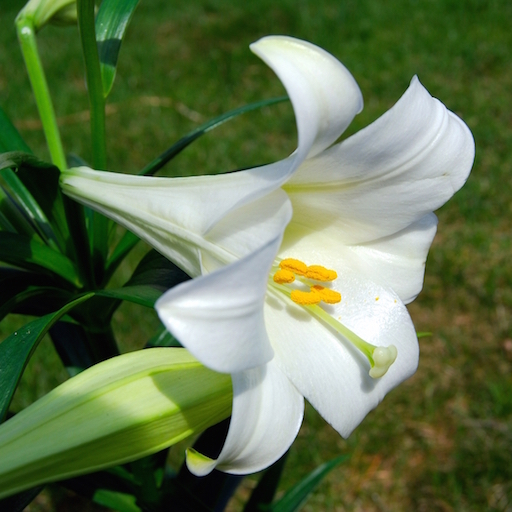
#> input picture 数据分析/da_data/lily.jpg, 512 x 512 px
$ python demo05_svd.py   (older library calls are emulated)
#> lines starting #> are read from the running program, lines starting #| are printed output that depends on the picture
# coding=utf-8
'''
提取图片特征值
'''
import numpy as np
import scipy.misc as sm
import matplotlib.pyplot as mp
#True:提取图片亮度矩阵   二维
#False:提取图片颜色矩阵  三维
img=sm.imread('../da_data/lily.jpg',True)
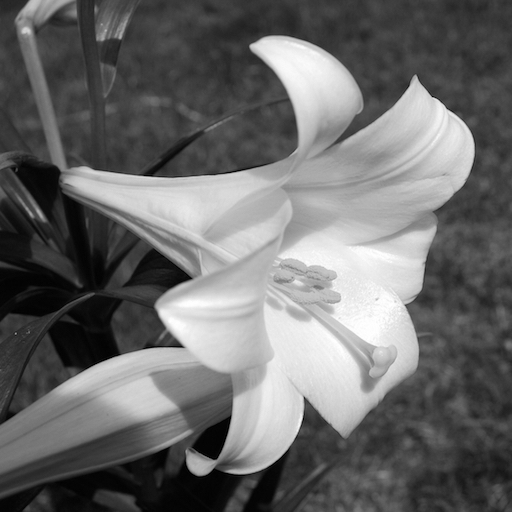
#> img: shape (512, 512) float32; min 0, max 255, mean 106.7
print(type(img),img.shape,img.dtype)
#| <class 'numpy.ndarray'> (512, 512) float32
print(img[0,0])
#| 36.742
vals,vecs = np.linalg.eig(img)
vals[50:]=0
img2 = np.mat(vecs)*np.diag(vals)*np.mat(vecs).I
img2=img2.real
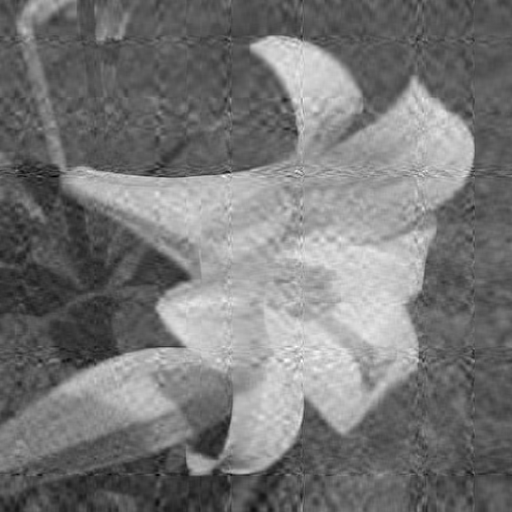
#> img2: shape (512, 512) float32; min -73.12, max 311.7, mean 106.7; drawn with min black and max white

#奇异值分解
U,sv,V=np.linalg.svd(img)
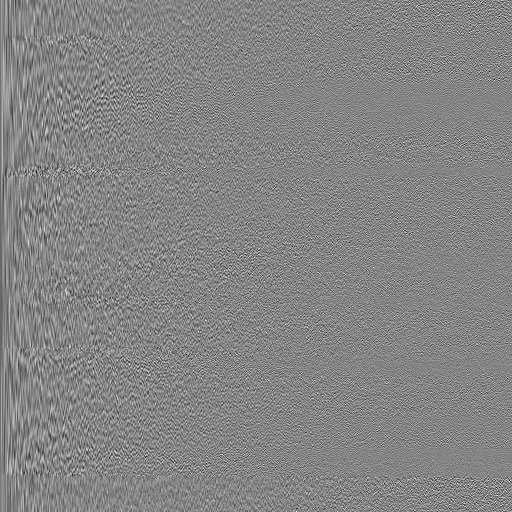
#> U: shape (512, 512) float32; min -0.259, max 0.237, mean -6.67e-05; drawn with min black and max white
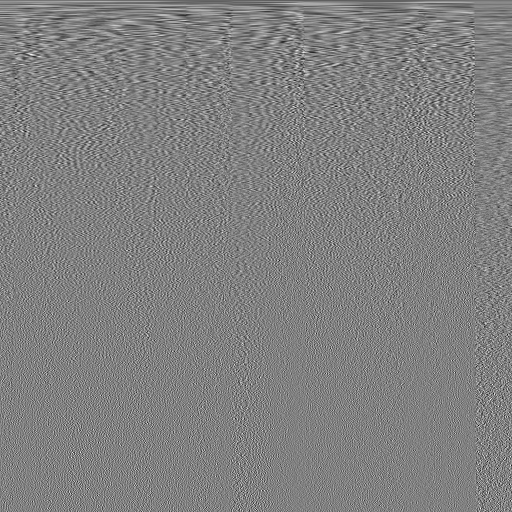
#> V: shape (512, 512) float32; min -0.235, max 0.23, mean -7.38e-05; drawn with min black and max white
#> sv = 512 values, max 60670.1 at index 0, min 0.00687 at index 511, mean 409
sv[50:]=0
img3 = np.mat(U)*np.diag(sv)*np.mat(V)
img3=img3.real

mp.figure("EIG",facecolor='lightgray')
mp.subplot(221)
mp.xticks([])
mp.yticks([])
mp.imshow(img,cmap='gray')
mp.subplot(222)
mp.xticks([])
mp.yticks([])
mp.imshow(img2,cmap='gray')
mp.subplot(224)
mp.xticks([])
mp.yticks([])
mp.imshow(img3,cmap='gray')
mp.tight_layout()
mp.show()
